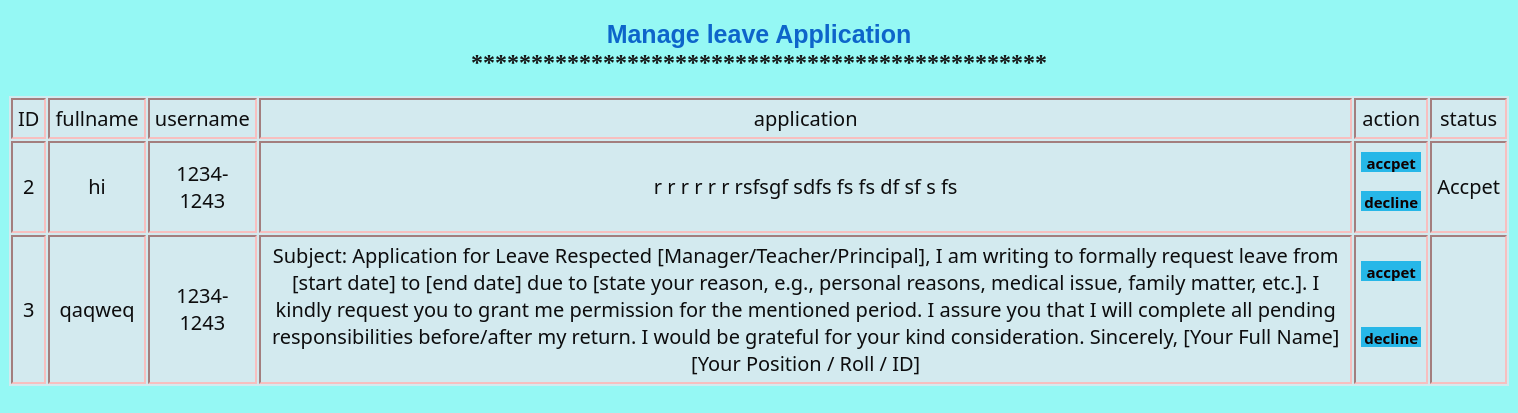
The app's page /admin/php/leaveapplication.php with its own data.
### tables this page shows
CREATE TABLE `leaveapplication` (
  `ID` int(120) NOT NULL,
  `fullname` varchar(120) NOT NULL,
  `username` varchar(120) NOT NULL,
  `application` mediumtext NOT NULL,
  `action` varchar(120) NOT NULL
);

### admin/php/leaveapplication.php (the view, shortened to what this page needs)
<?php
include '../../main/DB/DB.php';
$sql="SELECT * FROM leaveapplication";
$result=$conn->query($sql);
?>
<!DOCTYPE html>
<html>
    <head>
        <link rel="stylesheet"  href="../css/aiub.css">
    </head>
    <body>
        <center>
        <h2>
             <label  style="color: rgb(13, 101, 202); font-family:Arial, Helvetica, sans-serif;  font-size: 25px;"> Manage leave Application</label><br>
             <label  style="color: rgb(22, 22, 22); ">************************************************</label>
        </h2>
    <form method="post">
        <div>
            <table class="table" style="color:black;font-size:20px;width:1500px;">
                <tr class="tablerow">
                    <td class="tableheading">ID</td>
                    <td class="tableheading">fullname</td>
                    <td class="tableheading">username</td>
                    <td class="tableheading">application</td>
                    <td class="tableheading">action</td>
                    <td class="tableheading">status</td>
                </tr>
                <?php
                 if(mysqli_num_rows($result)>0)
                 {
                    while($row=$result->fetch_assoc())
                    {
                        echo "<tr class='tablerow'>";
                        echo "<td class='tableheading'>".$row['ID']."</td>";
                        echo "<td class='tableheading'>".$row['fullname']."</td>";
                        echo "<td class='tableheading'>".$row['username']."</td>";
                        echo "<td class='tableheading'>".$row['application']."</td>";
                        echo "<td class='tableheading' >
                        <form method='post'><button type='submit' name='accpet' value='".$row['ID']."'style='width:60px;height:20px;padding:1px;border:none;'>accpet</button></form><br>
                        <form method='post'><button type='submit' name='decline' value='".$row['ID']."' style='width:60px;height:20px;padding:1px;border:none'>decline</button></form></td>";
                       echo "<td class='tableheading'>".$row['action']."</td>";
                        echo "</tr>";
                    }
                 }
                ?>
            </table>
        </div>
     </form>
        </center>
    </body>
</html>

### admin/css/aiub.css (style rules this page uses)
body { background-color: rgb(149, 248, 244); }
button { background-color: rgb(38, 183, 232); color: rgb(16, 1, 1); padding: 15px; margin-bottom: 15px; width: 150px; height: 60px; border:none; font-family:'Segoe UI', Tahoma, Geneva, Verdana, sans-serif; font-weight: bold; font-size:15px; }
.table { width: 900px; margin-top: 20px; font-family: 'Segoe UI', Tahoma, Geneva, Verdana, sans-serif; font-size:10px; font-weight: 100; background:rgb(211, 234, 239); }
.tableheading,.tablerow { border:2px inset rgb(247, 191, 191); padding:5px; text-align:center; color:rgb(13, 13, 14); }

### records on screen
leaveapplication: ID "2", fullname "hi", username "1234-1243", application "r r r r r r rsfsgf sdfs fs fs df sf s fs", action "Accpet"
leaveapplication: ID "3", fullname "qaqweq", username "1234-1243", application "Subject: Application for Leave Respected [Manager/Teacher/Principal], I am writing to formally request leave from [start date] to [end date] due to [state your reason, e.g., personal reasons, medical issue, family matter, etc.]. I kindly request you to grant me permission for the mentioned period. I assure you that I will complete all pending responsibilities before/after my return. I would be grateful for your kind consideration. Sincerely, [Your Full Name] [Your Position / Roll / ID]"
